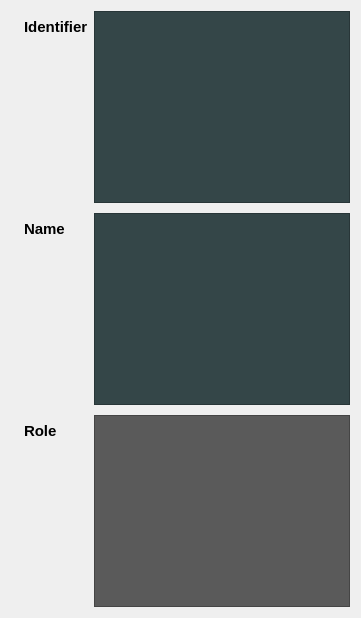
                          <widget class="QWidget" name="tab_6">
                           <attribute name="title">
                            <string>Descriptor Creator</string>
                           </attribute>
                           <layout class="QFormLayout" name="formLayout_3">
                            <property name="verticalSpacing">
                             <number>10</number>
                            </property>
                            <property name="leftMargin">
                             <number>24</number>
                            </property>
                            <item row="0" column="0">
                             <widget class="QLabel" name="label_14">
                              <property name="font">
                               <font>
                                <pointsize>11</pointsize>
                                <weight>75</weight>
                                <bold>true</bold>
                               </font>
                              </property>
                              <property name="text">
                               <string>Identifier</string>
                              </property>
                             </widget>
                            </item>
                            <item row="0" column="1">
                             <widget class="QPlainTextEdit" name="contr_describer_ident">
                              <property name="font">
                               <font>
                                <pointsize>10</pointsize>
                               </font>
                              </property>
                              <property name="styleSheet">
                               <string notr="true">background-color: rgb(52, 70, 72);</string>
                              </property>
                              <property name="verticalScrollBarPolicy">
                               <enum>Qt::ScrollBarAlwaysOff</enum>
                              </property>
                             </widget>
                            </item>
                            <item row="1" column="0">
                             <widget class="QLabel" name="label_13">
                              <property name="font">
                               <font>
                                <pointsize>11</pointsize>
                                <weight>75</weight>
                                <bold>true</bold>
                               </font>
                              </property>
                              <property name="text">
                               <string>Name</string>
                              </property>
                             </widget>
                            </item>
                            <item row="1" column="1">
                             <widget class="QPlainTextEdit" name="contr_describer_name">
                              <property name="font">
                               <font>
                                <pointsize>10</pointsize>
                               </font>
                              </property>
                              <property name="styleSheet">
                               <string notr="true">background-color: rgb(52, 70, 72);</string>
                              </property>
                              <property name="verticalScrollBarPolicy">
                               <enum>Qt::ScrollBarAlwaysOff</enum>
                              </property>
                             </widget>
                            </item>
                            <item row="2" column="0">
                             <widget class="QLabel" name="label_15">
                              <property name="font">
                               <font>
                                <pointsize>11</pointsize>
                                <weight>75</weight>
                                <bold>true</bold>
                               </font>
                              </property>
                              <property name="text">
                               <string>Role</string>
                              </property>
                             </widget>
                            </item>
                            <item row="2" column="1">
                             <widget class="QPlainTextEdit" name="contr_describer_role">
                              <property name="font">
                               <font>
                                <pointsize>10</pointsize>
                               </font>
                              </property>
                              <property name="styleSheet">
                               <string notr="true">background-color: rgb(90, 90, 90);</string>
                              </property>
                              <property name="verticalScrollBarPolicy">
                               <enum>Qt::ScrollBarAlwaysOff</enum>
                              </property>
                              <property name="readOnly">
                               <bool>true</bool>
                              </property>
                             </widget>
                            </item>
                           </layout>
                          </widget>
